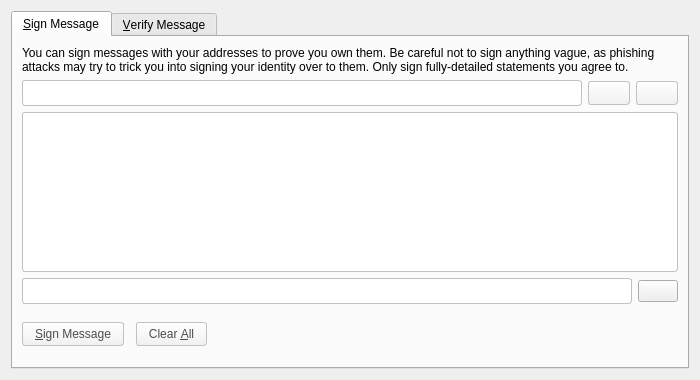
<?xml version="1.0" encoding="UTF-8"?>
<ui version="4.0">
 <class>SignVerifyMessageDialog</class>
 <widget class="QDialog" name="SignVerifyMessageDialog">
  <property name="geometry">
   <rect>
    <x>0</x>
    <y>0</y>
    <width>700</width>
    <height>380</height>
   </rect>
  </property>
  <property name="windowTitle">
   <string>Signatures - Sign / Verify a Message</string>
  </property>
  <property name="styleSheet">
   <string notr="true"/>
  </property>
  <property name="modal">
   <bool>true</bool>
  </property>
  <layout class="QVBoxLayout" name="verticalLayout">
   <item>
    <widget class="QTabWidget" name="tabWidget">
     <property name="currentIndex">
      <number>0</number>
     </property>
     <widget class="QWidget" name="tabSignMessage">
      <attribute name="title">
       <string>&amp;Sign Message</string>
      </attribute>
      <layout class="QVBoxLayout" name="verticalLayout_SM">
       <item>
        <widget class="QLabel" name="infoLabel_SM">
         <property name="text">
          <string>You can sign messages with your addresses to prove you own them. Be careful not to sign anything vague, as phishing attacks may try to trick you into signing your identity over to them. Only sign fully-detailed statements you agree to.</string>
         </property>
         <property name="textFormat">
          <enum>Qt::PlainText</enum>
         </property>
         <property name="wordWrap">
          <bool>true</bool>
         </property>
        </widget>
       </item>
       <item>
        <layout class="QHBoxLayout" name="horizontalLayout_1_SM">
         <property name="spacing">
          <number>0</number>
         </property>
         <item>
          <widget class="QValidatedLineEdit" name="addressIn_SM">
           <property name="toolTip">
            <string>The address to sign the message with (e.g. sjz75uKHzUQJnSdzvpiigEGxseKkDhQToX)</string>
           </property>
           <property name="styleSheet">
            <string notr="true">background-color: rgb(255,255,255);
border-radius:3px;
border: 1px solid #C4C1BD;
color: #4C4C4C;
padding: 4px;
margin: 0px 6px 0px 0px;</string>
           </property>
           <property name="maxLength">
            <number>34</number>
           </property>
          </widget>
         </item>
         <item>
          <widget class="QPushButton" name="addressBookButton_SM">
           <property name="toolTip">
            <string>Choose an address from the address book</string>
           </property>
           <property name="styleSheet">
            <string notr="true">background-color: qlineargradient(spread:pad, x1:0, y1:1, x2:0, y2:0, stop:0 rgb(240,240,240), stop:1 rgb(255, 255, 255));
border-radius:3px;
border: 1px solid #C4C1BD;
color: #4C4C4C;
padding: 4px;
margin: 0px 6px 0px 0px;
</string>
           </property>
           <property name="text">
            <string/>
           </property>
           <property name="icon">
            <iconset resource="../bitcoin.qrc">
             <normaloff>:/icons/address-book</normaloff>:/icons/address-book</iconset>
           </property>
           <property name="shortcut">
            <string>Alt+A</string>
           </property>
           <property name="autoDefault">
            <bool>false</bool>
           </property>
          </widget>
         </item>
         <item>
          <widget class="QPushButton" name="pasteButton_SM">
           <property name="toolTip">
            <string>Paste address from clipboard</string>
           </property>
           <property name="styleSheet">
            <string notr="true">background-color: qlineargradient(spread:pad, x1:0, y1:1, x2:0, y2:0, stop:0 rgb(240,240,240), stop:1 rgb(255, 255, 255));
border-radius:3px;
border: 1px solid #C4C1BD;
color: #4C4C4C;
padding: 4px;
</string>
           </property>
           <property name="text">
            <string/>
           </property>
           <property name="icon">
            <iconset resource="../bitcoin.qrc">
             <normaloff>:/icons/editpaste</normaloff>:/icons/editpaste</iconset>
           </property>
           <property name="shortcut">
            <string>Alt+P</string>
           </property>
           <property name="autoDefault">
            <bool>false</bool>
           </property>
          </widget>
         </item>
        </layout>
       </item>
       <item>
        <widget class="QPlainTextEdit" name="messageIn_SM">
         <property name="toolTip">
          <string>Enter the message you want to sign here</string>
         </property>
         <property name="styleSheet">
          <string notr="true">background-color: rgb(255,255,255);
border-radius:3px;
border: 1px solid #C4C1BD;
color: #4C4C4C;
padding: 4px;</string>
         </property>
        </widget>
       </item>
       <item>
        <layout class="QHBoxLayout" name="horizontalLayout_2_SM">
         <property name="spacing">
          <number>0</number>
         </property>
         <item>
          <widget class="QLineEdit" name="signatureOut_SM">
           <property name="font">
            <font>
             <italic>true</italic>
            </font>
           </property>
           <property name="styleSheet">
            <string notr="true">background-color: rgb(255,255,255);
border-radius:3px;
border: 1px solid #C4C1BD;
color: #4C4C4C;
padding: 4px;
margin: 0px 6px 0px 0px;</string>
           </property>
           <property name="readOnly">
            <bool>true</bool>
           </property>
          </widget>
         </item>
         <item>
          <widget class="QPushButton" name="copySignatureButton_SM">
           <property name="toolTip">
            <string>Copy the current signature to the system clipboard</string>
           </property>
           <property name="text">
            <string/>
           </property>
           <property name="icon">
            <iconset resource="../bitcoin.qrc">
             <normaloff>:/icons/editcopy</normaloff>:/icons/editcopy</iconset>
           </property>
           <property name="autoDefault">
            <bool>false</bool>
           </property>
          </widget>
         </item>
        </layout>
       </item>
       <item>
        <layout class="QHBoxLayout" name="horizontalLayout_3_SM">
         <item>
          <widget class="QPushButton" name="signMessageButton_SM">
           <property name="toolTip">
            <string>Sign the message to prove you own this NavajoCoin address</string>
           </property>
           <property name="styleSheet">
            <string notr="true">background-color: qlineargradient(spread:pad, x1:0, y1:1, x2:0, y2:0, stop:0 rgb(240,240,240), stop:1 rgb(255, 255, 255));
border-radius:3px;
border: 1px solid #C4C1BD;
color: #4C4C4C;
padding: 4px 12px;
margin: 0px 6px 0px 0px;</string>
           </property>
           <property name="text">
            <string>&amp;Sign Message</string>
           </property>
           <property name="icon">
            <iconset resource="../bitcoin.qrc">
             <normaloff>:/icons/edit</normaloff>:/icons/edit</iconset>
           </property>
           <property name="autoDefault">
            <bool>false</bool>
           </property>
          </widget>
         </item>
         <item>
          <widget class="QPushButton" name="clearButton_SM">
           <property name="toolTip">
            <string>Reset all sign message fields</string>
           </property>
           <property name="styleSheet">
            <string notr="true">background-color: qlineargradient(spread:pad, x1:0, y1:1, x2:0, y2:0, stop:0 rgb(240,240,240), stop:1 rgb(255, 255, 255));
border-radius:3px;
border: 1px solid #C4C1BD;
color: #4C4C4C;
padding: 4px 12px;</string>
           </property>
           <property name="text">
            <string>Clear &amp;All</string>
           </property>
           <property name="icon">
            <iconset resource="../bitcoin.qrc">
             <normaloff>:/icons/remove</normaloff>:/icons/remove</iconset>
           </property>
           <property name="autoDefault">
            <bool>false</bool>
           </property>
          </widget>
         </item>
         <item>
          <spacer name="horizontalSpacer_1_SM">
           <property name="orientation">
            <enum>Qt::Horizontal</enum>
           </property>
           <property name="sizeHint" stdset="0">
            <size>
             <width>40</width>
             <height>48</height>
            </size>
           </property>
          </spacer>
         </item>
         <item>
          <widget class="QLabel" name="statusLabel_SM">
           <property name="font">
            <font>
             <weight>75</weight>
             <bold>true</bold>
            </font>
           </property>
           <property name="text">
            <string/>
           </property>
           <property name="wordWrap">
            <bool>true</bool>
           </property>
          </widget>
         </item>
         <item>
          <spacer name="horizontalSpacer_2_SM">
           <property name="orientation">
            <enum>Qt::Horizontal</enum>
           </property>
           <property name="sizeHint" stdset="0">
            <size>
             <width>40</width>
             <height>48</height>
            </size>
           </property>
          </spacer>
         </item>
        </layout>
       </item>
      </layout>
     </widget>
     <widget class="QWidget" name="tabVerifyMessage">
      <attribute name="title">
       <string>&amp;Verify Message</string>
      </attribute>
      <layout class="QVBoxLayout" name="verticalLayout_VM">
       <item>
        <widget class="QLabel" name="infoLabel_VM">
         <property name="text">
          <string>Enter the signing address, message (ensure you copy line breaks, spaces, tabs, etc. exactly) and signature below to verify the message. Be careful not to read more into the signature than what is in the signed message itself, to avoid being tricked by a man-in-the-middle attack.</string>
         </property>
         <property name="textFormat">
          <enum>Qt::PlainText</enum>
         </property>
         <property name="alignment">
          <set>Qt::AlignLeading|Qt::AlignLeft|Qt::AlignTop</set>
         </property>
         <property name="wordWrap">
          <bool>true</bool>
         </property>
        </widget>
       </item>
       <item>
        <layout class="QHBoxLayout" name="horizontalLayout_1_VM">
         <property name="spacing">
          <number>0</number>
         </property>
         <item>
          <widget class="QValidatedLineEdit" name="addressIn_VM">
           <property name="toolTip">
            <string>The address the message was signed with (e.g. sjz75uKHzUQJnSdzvpiigEGxseKkDhQToX)</string>
           </property>
           <property name="styleSheet">
            <string notr="true">background-color: rgb(255,255,255);
border-radius:3px;
border: 1px solid #C4C1BD;
color: #4C4C4C;
padding: 4px;
margin: 0px 6px 0px 0px;</string>
           </property>
           <property name="maxLength">
            <number>34</number>
           </property>
          </widget>
         </item>
         <item>
          <widget class="QPushButton" name="addressBookButton_VM">
           <property name="toolTip">
            <string>Choose an address from the address book</string>
           </property>
           <property name="styleSheet">
            <string notr="true">background-color: qlineargradient(spread:pad, x1:0, y1:1, x2:0, y2:0, stop:0 rgb(240,240,240), stop:1 rgb(255, 255, 255));
border-radius:3px;
border: 1px solid #C4C1BD;
color: #4C4C4C;
padding: 4px;
margin: 0px 0px 0px 6px;
</string>
           </property>
           <property name="text">
            <string/>
           </property>
           <property name="icon">
            <iconset resource="../bitcoin.qrc">
             <normaloff>:/icons/address-book</normaloff>:/icons/address-book</iconset>
           </property>
           <property name="shortcut">
            <string>Alt+A</string>
           </property>
           <property name="autoDefault">
            <bool>false</bool>
           </property>
          </widget>
         </item>
        </layout>
       </item>
       <item>
        <widget class="QPlainTextEdit" name="messageIn_VM">
         <property name="styleSheet">
          <string notr="true">background-color: rgb(255,255,255);
border-radius:3px;
border: 1px solid #C4C1BD;
color: #4C4C4C;
padding: 4px;</string>
         </property>
        </widget>
       </item>
       <item>
        <widget class="QValidatedLineEdit" name="signatureIn_VM">
         <property name="styleSheet">
          <string notr="true">background-color: rgb(255,255,255);
border-radius:3px;
border: 1px solid #C4C1BD;
color: #4C4C4C;
padding: 4px;</string>
         </property>
        </widget>
       </item>
       <item>
        <layout class="QHBoxLayout" name="horizontalLayout_2_VM">
         <item>
          <widget class="QPushButton" name="verifyMessageButton_VM">
           <property name="toolTip">
            <string>Verify the message to ensure it was signed with the specified NavajoCoin address</string>
           </property>
           <property name="styleSheet">
            <string notr="true">background-color: qlineargradient(spread:pad, x1:0, y1:1, x2:0, y2:0, stop:0 rgb(240,240,240), stop:1 rgb(255, 255, 255));
border-radius:3px;
border: 1px solid #C4C1BD;
color: #4C4C4C;
padding: 4px 12px;
margin: 0px 6px 0px 0px;
</string>
           </property>
           <property name="text">
            <string>&amp;Verify Message</string>
           </property>
           <property name="icon">
            <iconset resource="../bitcoin.qrc">
             <normaloff>:/icons/transaction_0</normaloff>:/icons/transaction_0</iconset>
           </property>
           <property name="autoDefault">
            <bool>false</bool>
           </property>
          </widget>
         </item>
         <item>
          <widget class="QPushButton" name="clearButton_VM">
           <property name="toolTip">
            <string>Reset all verify message fields</string>
           </property>
           <property name="styleSheet">
            <string notr="true">background-color: qlineargradient(spread:pad, x1:0, y1:1, x2:0, y2:0, stop:0 rgb(240,240,240), stop:1 rgb(255, 255, 255));
border-radius:3px;
border: 1px solid #C4C1BD;
color: #4C4C4C;
padding: 4px 12px;</string>
           </property>
           <property name="text">
            <string>Clear &amp;All</string>
           </property>
           <property name="icon">
            <iconset resource="../bitcoin.qrc">
             <normaloff>:/icons/remove</normaloff>:/icons/remove</iconset>
           </property>
           <property name="autoDefault">
            <bool>false</bool>
           </property>
          </widget>
         </item>
         <item>
          <spacer name="horizontalSpacer_1_VM">
           <property name="orientation">
            <enum>Qt::Horizontal</enum>
           </property>
           <property name="sizeHint" stdset="0">
            <size>
             <width>40</width>
             <height>48</height>
            </size>
           </property>
          </spacer>
         </item>
         <item>
          <widget class="QLabel" name="statusLabel_VM">
           <property name="font">
            <font>
             <weight>75</weight>
             <bold>true</bold>
            </font>
           </property>
           <property name="text">
            <string/>
           </property>
           <property name="wordWrap">
            <bool>true</bool>
           </property>
          </widget>
         </item>
         <item>
          <spacer name="horizontalSpacer_2_VM">
           <property name="orientation">
            <enum>Qt::Horizontal</enum>
           </property>
           <property name="sizeHint" stdset="0">
            <size>
             <width>40</width>
             <height>48</height>
            </size>
           </property>
          </spacer>
         </item>
        </layout>
       </item>
      </layout>
     </widget>
    </widget>
   </item>
  </layout>
 </widget>
 <customwidgets>
  <customwidget>
   <class>QValidatedLineEdit</class>
   <extends>QLineEdit</extends>
   <header>qvalidatedlineedit.h</header>
  </customwidget>
 </customwidgets>
 <resources>
  <include location="../bitcoin.qrc"/>
 </resources>
 <connections/>
</ui>
